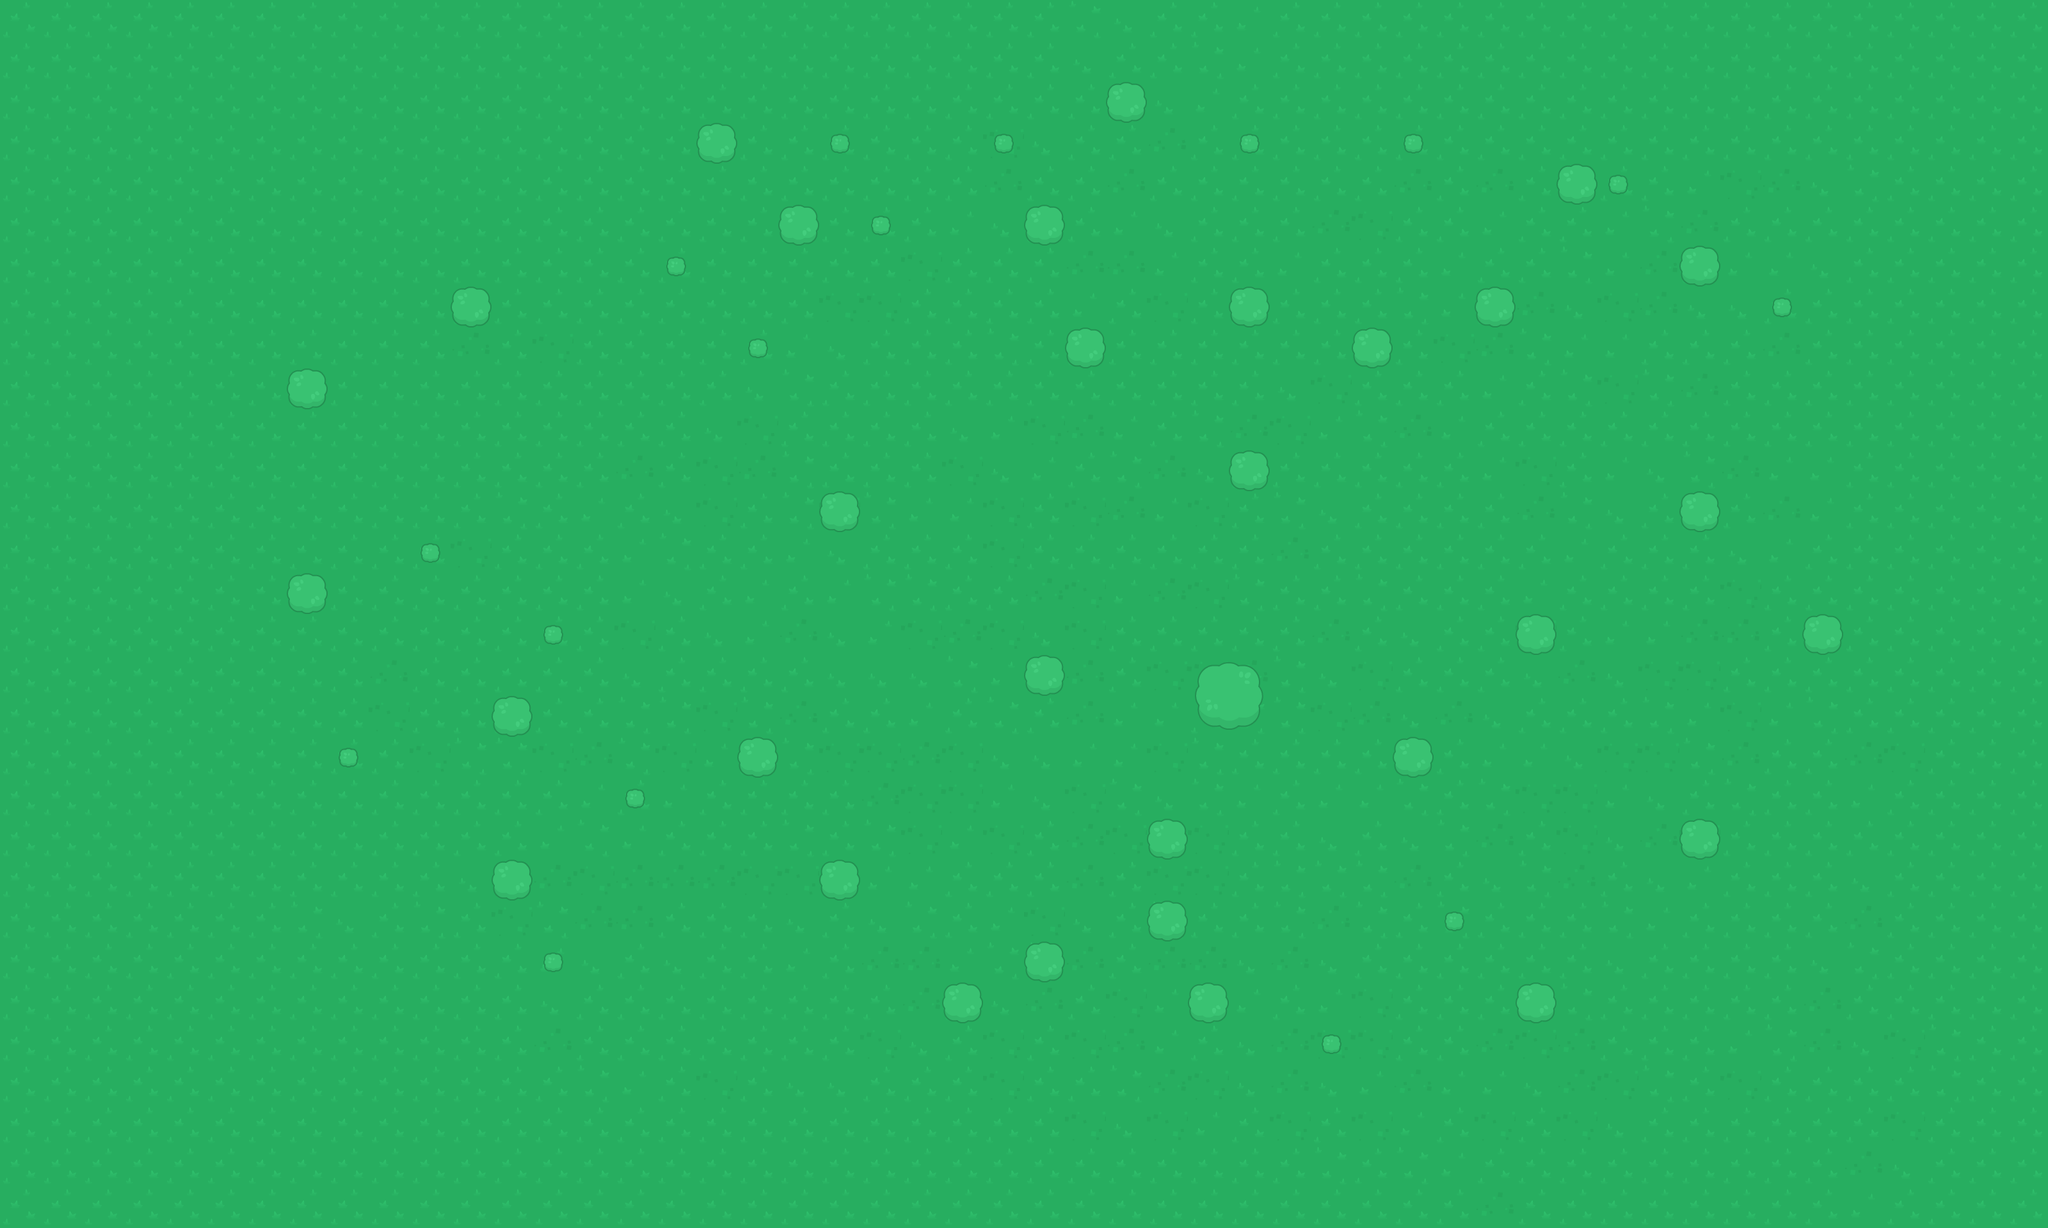

Tiled map render using the project's own tile images. Description and the whole map definition, tile-layer contents included, below:
An orthogonal 50x30 tile map with 64x64 px tiles, 2 tile layers (Ground, Trees).

<map version="1.5" tiledversion="1.7.2" orientation="orthogonal" renderorder="right-down" width="50" height="30" tilewidth="64" tileheight="64" infinite="0" nextlayerid="4" nextobjectid="1">
 <tileset firstgid="1" source="Kenny Topdown.tsx" />
 <layer id="1" name="Ground" width="50" height="30">
  <data encoding="csv">
1,1,1,1,1,1,1,1,1,1,1,1,1,1,1,1,1,1,1,1,1,1,1,1,1,1,2,4,1,1,3,1,1,1,1,1,1,1,1,1,1,1,1,1,1,1,1,1,1,1,
1,1,1,1,1,1,1,1,1,1,1,1,1,1,1,1,1,1,1,1,1,1,1,1,1,1,4,1,1,2,3,1,1,1,1,1,1,1,1,1,1,1,1,1,1,1,1,1,1,1,
1,1,1,1,1,1,1,1,1,1,1,1,1,1,1,1,1,1,1,1,1,1,1,1,1,1,1,1,4,3,1,1,1,1,1,1,1,1,1,1,1,1,1,1,1,1,1,1,1,1,
1,1,1,1,1,1,1,1,1,1,1,1,1,1,1,1,1,1,1,1,1,1,1,1,18,4,1,1,17,1,1,1,1,1,1,1,1,1,1,1,1,1,1,1,1,1,1,1,1,1,
1,1,1,1,1,1,1,1,1,1,1,1,1,1,1,1,1,1,1,1,1,1,1,1,17,1,1,17,1,1,1,1,1,1,17,1,17,1,1,1,1,3,18,17,4,2,1,1,1,1,
1,1,1,1,1,1,1,1,1,1,1,1,1,1,1,1,1,1,1,1,1,1,1,3,4,1,1,3,4,1,1,1,17,18,1,1,3,1,1,3,2,17,1,1,1,1,1,1,1,1,
1,1,1,1,1,1,1,1,1,1,1,1,1,1,1,1,1,1,1,1,1,1,18,1,1,1,17,17,3,1,1,3,1,1,1,3,1,1,2,3,17,1,3,3,4,1,1,1,1,1,
1,1,1,1,1,1,1,1,1,1,1,1,1,1,1,1,1,1,1,1,18,18,1,1,1,1,3,1,18,1,1,1,1,1,2,3,1,17,4,18,17,4,4,1,1,1,1,1,1,1,
1,1,1,1,1,1,1,1,1,1,1,17,1,18,1,1,1,1,1,3,4,1,1,1,2,1,1,1,1,1,1,1,1,4,1,18,17,2,3,3,1,1,1,17,1,1,1,1,1,1,
1,1,1,1,1,1,1,1,1,1,1,1,1,1,1,1,1,1,4,2,1,1,1,1,1,1,1,1,1,1,1,4,18,1,1,1,3,1,2,18,2,17,1,1,1,1,1,1,1,1,
1,1,1,1,1,1,1,1,1,1,1,1,1,1,1,1,1,4,18,1,1,1,1,4,3,18,17,3,1,2,17,18,3,2,17,3,1,1,1,1,1,1,1,1,1,1,1,1,1,1,
1,1,1,1,1,1,1,1,1,1,1,1,1,1,1,17,1,18,17,2,1,1,1,18,4,3,1,2,17,4,1,1,1,1,1,1,3,18,1,3,4,2,17,3,3,1,1,1,1,1,
1,1,1,1,1,1,1,1,1,1,1,1,2,1,3,1,4,18,1,2,18,2,3,3,18,1,18,17,3,18,1,2,4,1,1,1,1,17,2,4,1,1,1,17,3,1,1,1,1,1,
1,1,1,1,1,1,1,1,1,1,1,18,1,1,1,3,2,1,1,3,4,1,1,1,18,1,1,1,1,1,1,17,1,1,1,1,1,1,3,1,1,1,4,3,1,1,1,1,1,1,
1,1,1,1,1,1,1,1,1,1,1,1,1,1,1,3,4,1,3,1,3,2,2,1,1,17,18,3,17,18,2,1,1,2,1,1,1,3,1,1,1,1,18,1,1,1,1,1,1,1,
1,1,1,1,1,1,1,1,1,1,1,1,1,1,1,18,1,4,3,17,4,3,18,17,18,4,18,1,1,1,1,1,17,1,4,1,1,18,1,3,3,17,17,1,1,1,1,1,1,1,
1,1,1,1,1,1,1,1,1,17,1,1,1,1,1,4,1,1,1,1,4,4,4,2,3,17,17,1,18,18,17,2,4,18,1,1,1,4,17,4,18,18,1,1,1,1,1,1,1,1,
1,1,1,1,1,1,1,1,1,18,1,1,1,1,1,2,2,18,2,17,1,1,3,1,2,1,17,3,3,1,2,2,18,17,4,17,4,1,1,1,2,3,18,3,2,1,1,1,1,1,
1,1,1,1,1,1,1,1,1,1,18,2,2,18,17,2,18,3,1,2,18,18,17,18,4,4,3,3,18,2,1,1,1,1,17,1,3,3,4,18,18,2,17,1,1,17,18,1,1,1,
1,1,1,1,1,1,1,1,1,1,1,1,1,1,3,1,3,1,1,1,1,17,18,18,3,4,18,2,4,2,3,1,3,3,2,1,2,18,18,3,4,1,2,1,1,3,1,1,1,1,
1,1,1,1,1,1,1,1,1,1,1,1,1,3,2,3,1,1,1,2,1,2,18,3,18,1,17,18,1,18,1,1,4,1,4,2,17,1,18,4,17,18,1,1,1,1,1,1,1,1,
1,1,1,1,1,1,1,1,1,1,1,4,3,17,18,17,17,17,18,18,3,3,3,1,1,1,17,1,18,18,1,2,2,2,17,1,4,2,17,1,4,3,1,1,1,4,1,1,1,1,
1,1,1,1,1,1,1,2,4,1,2,1,18,2,17,17,1,1,1,4,1,4,2,1,3,18,4,1,2,1,1,2,17,2,1,2,1,1,1,2,3,1,1,1,1,17,1,1,1,1,
1,1,1,1,1,1,1,1,1,1,1,1,1,3,4,1,4,1,1,3,1,17,17,3,2,2,17,1,17,17,4,17,4,1,1,1,1,1,1,4,1,1,1,1,4,2,1,1,1,1,
1,1,1,1,1,1,1,1,1,1,1,1,1,4,1,1,1,1,1,1,1,1,17,1,4,17,1,18,3,4,3,1,3,18,1,1,1,1,2,1,1,1,1,1,17,1,1,1,1,1,
1,1,1,1,1,1,1,1,1,1,1,1,1,17,1,1,1,1,1,1,1,18,4,1,18,1,18,17,3,1,4,17,18,18,1,1,17,18,17,1,1,1,3,2,17,4,18,2,1,1,
1,1,1,1,1,1,1,1,1,1,1,1,1,1,2,3,1,18,1,4,4,1,1,1,18,1,1,2,17,18,4,17,4,3,17,3,3,4,17,18,2,1,18,1,1,1,1,2,1,1,
1,1,1,1,1,1,1,1,1,1,1,1,1,1,1,1,1,1,1,1,1,1,1,1,1,1,18,4,18,3,1,18,1,18,3,1,18,1,18,4,1,1,1,1,1,1,18,1,1,1,
1,1,1,1,1,1,1,1,1,1,1,1,1,1,1,1,1,1,1,1,1,1,1,1,1,1,1,1,1,1,1,1,2,1,2,3,1,1,1,1,1,1,1,1,1,17,4,1,1,1,
1,1,1,1,1,1,1,1,1,1,1,1,1,1,1,1,1,1,1,1,1,1,1,1,1,1,1,1,1,1,1,1,1,1,1,1,17,1,1,1,1,1,1,1,1,3,1,1,1,1
</data>
 </layer>
 <layer id="3" name="Trees" width="50" height="30">
  <data encoding="csv">
0,0,0,0,0,0,0,0,0,0,0,0,0,0,0,0,0,0,0,0,0,0,0,0,0,0,0,0,0,0,0,0,0,0,0,0,0,0,0,0,0,0,0,0,0,0,0,0,0,0,
0,0,0,0,0,0,0,0,0,0,0,0,0,0,0,0,0,0,0,0,0,0,0,0,0,0,0,0,0,0,0,0,0,0,0,0,0,0,0,0,0,0,0,0,0,0,0,0,0,0,
0,0,0,0,0,0,0,0,0,0,0,0,0,0,0,0,0,0,0,0,0,0,0,0,0,0,0,183,0,0,0,0,0,0,0,0,0,0,0,0,0,0,0,0,0,0,0,0,0,0,
0,0,0,0,0,0,0,0,0,0,0,0,0,0,0,0,0,183,0,0,235,0,0,0,235,0,0,0,0,0,235,0,0,0,235,0,0,0,0,0,0,0,0,0,0,0,0,0,0,0,
0,0,0,0,0,0,0,0,0,0,0,0,0,0,0,0,0,0,0,0,0,0,0,0,0,0,0,0,0,0,0,0,0,0,0,0,0,0,183,235,0,0,0,0,0,0,0,0,0,0,
0,0,0,0,0,0,0,0,0,0,0,0,0,0,0,0,0,0,0,183,0,235,0,0,0,183,0,0,0,0,0,0,0,0,0,0,0,0,0,0,0,0,0,0,0,0,0,0,0,0,
0,0,0,0,0,0,0,0,0,0,0,0,0,0,0,0,235,0,0,0,0,0,0,0,0,0,0,0,0,0,0,0,0,0,0,0,0,0,0,0,0,183,0,0,0,0,0,0,0,0,
0,0,0,0,0,0,0,0,0,0,0,183,0,0,0,0,0,0,0,0,0,0,0,0,0,0,0,0,0,0,183,0,0,0,0,0,183,0,0,0,0,0,0,235,0,0,0,0,0,0,
0,0,0,0,0,0,0,0,0,0,0,0,0,0,0,0,0,0,235,0,0,0,0,0,0,0,183,0,0,0,0,0,0,183,0,0,0,0,0,0,0,0,0,0,0,0,0,0,0,0,
0,0,0,0,0,0,0,183,0,0,0,0,0,0,0,0,0,0,0,0,0,0,0,0,0,0,0,0,0,0,0,0,0,0,0,0,0,0,0,0,0,0,0,0,0,0,0,0,0,0,
0,0,0,0,0,0,0,0,0,0,0,0,0,0,0,0,0,0,0,0,0,0,0,0,0,0,0,0,0,0,0,0,0,0,0,0,0,0,0,0,0,0,0,0,0,0,0,0,0,0,
0,0,0,0,0,0,0,0,0,0,0,0,0,0,0,0,0,0,0,0,0,0,0,0,0,0,0,0,0,0,183,0,0,0,0,0,0,0,0,0,0,0,0,0,0,0,0,0,0,0,
0,0,0,0,0,0,0,0,0,0,0,0,0,0,0,0,0,0,0,0,183,0,0,0,0,0,0,0,0,0,0,0,0,0,0,0,0,0,0,0,0,183,0,0,0,0,0,0,0,0,
0,0,0,0,0,0,0,0,0,0,235,0,0,0,0,0,0,0,0,0,0,0,0,0,0,0,0,0,0,0,0,0,0,0,0,0,0,0,0,0,0,0,0,0,0,0,0,0,0,0,
0,0,0,0,0,0,0,183,0,0,0,0,0,0,0,0,0,0,0,0,0,0,0,0,0,0,0,0,0,0,0,0,0,0,0,0,0,0,0,0,0,0,0,0,0,0,0,0,0,0,
0,0,0,0,0,0,0,0,0,0,0,0,0,235,0,0,0,0,0,0,0,0,0,0,0,0,0,0,0,0,0,0,0,0,0,0,0,183,0,0,0,0,0,0,183,0,0,0,0,0,
0,0,0,0,0,0,0,0,0,0,0,0,0,0,0,0,0,0,0,0,0,0,0,0,0,183,0,0,0,181,182,0,0,0,0,0,0,0,0,0,0,0,0,0,0,0,0,0,0,0,
0,0,0,0,0,0,0,0,0,0,0,0,183,0,0,0,0,0,0,0,0,0,0,0,0,0,0,0,0,208,209,0,0,0,0,0,0,0,0,0,0,0,0,0,0,0,0,0,0,0,
0,0,0,0,0,0,0,0,235,0,0,0,0,0,0,0,0,0,183,0,0,0,0,0,0,0,0,0,0,0,0,0,0,0,183,0,0,0,0,0,0,0,0,0,0,0,0,0,0,0,
0,0,0,0,0,0,0,0,0,0,0,0,0,0,0,235,0,0,0,0,0,0,0,0,0,0,0,0,0,0,0,0,0,0,0,0,0,0,0,0,0,0,0,0,0,0,0,0,0,0,
0,0,0,0,0,0,0,0,0,0,0,0,0,0,0,0,0,0,0,0,0,0,0,0,0,0,0,0,183,0,0,0,0,0,0,0,0,0,0,0,0,183,0,0,0,0,0,0,0,0,
0,0,0,0,0,0,0,0,0,0,0,0,183,0,0,0,0,0,0,0,183,0,0,0,0,0,0,0,0,0,0,0,0,0,0,0,0,0,0,0,0,0,0,0,0,0,0,0,0,0,
0,0,0,0,0,0,0,0,0,0,0,0,0,0,0,0,0,0,0,0,0,0,0,0,0,0,0,0,183,0,0,0,0,0,0,235,0,0,0,0,0,0,0,0,0,0,0,0,0,0,
0,0,0,0,0,0,0,0,0,0,0,0,0,235,0,0,0,0,0,0,0,0,0,0,0,183,0,0,0,0,0,0,0,0,0,0,0,0,0,0,0,0,0,0,0,0,0,0,0,0,
0,0,0,0,0,0,0,0,0,0,0,0,0,0,0,0,0,0,0,0,0,0,0,183,0,0,0,0,0,183,0,0,0,0,0,0,0,183,0,0,0,0,0,0,0,0,0,0,0,0,
0,0,0,0,0,0,0,0,0,0,0,0,0,0,0,0,0,0,0,0,0,0,0,0,0,0,0,0,0,0,0,0,235,0,0,0,0,0,0,0,0,0,0,0,0,0,0,0,0,0,
0,0,0,0,0,0,0,0,0,0,0,0,0,0,0,0,0,0,0,0,0,0,0,0,0,0,0,0,0,0,0,0,0,0,0,0,0,0,0,0,0,0,0,0,0,0,0,0,0,0,
0,0,0,0,0,0,0,0,0,0,0,0,0,0,0,0,0,0,0,0,0,0,0,0,0,0,0,0,0,0,0,0,0,0,0,0,0,0,0,0,0,0,0,0,0,0,0,0,0,0,
0,0,0,0,0,0,0,0,0,0,0,0,0,0,0,0,0,0,0,0,0,0,0,0,0,0,0,0,0,0,0,0,0,0,0,0,0,0,0,0,0,0,0,0,0,0,0,0,0,0,
0,0,0,0,0,0,0,0,0,0,0,0,0,0,0,0,0,0,0,0,0,0,0,0,0,0,0,0,0,0,0,0,0,0,0,0,0,0,0,0,0,0,0,0,0,0,0,0,0,0
</data>
 </layer>
</map>
